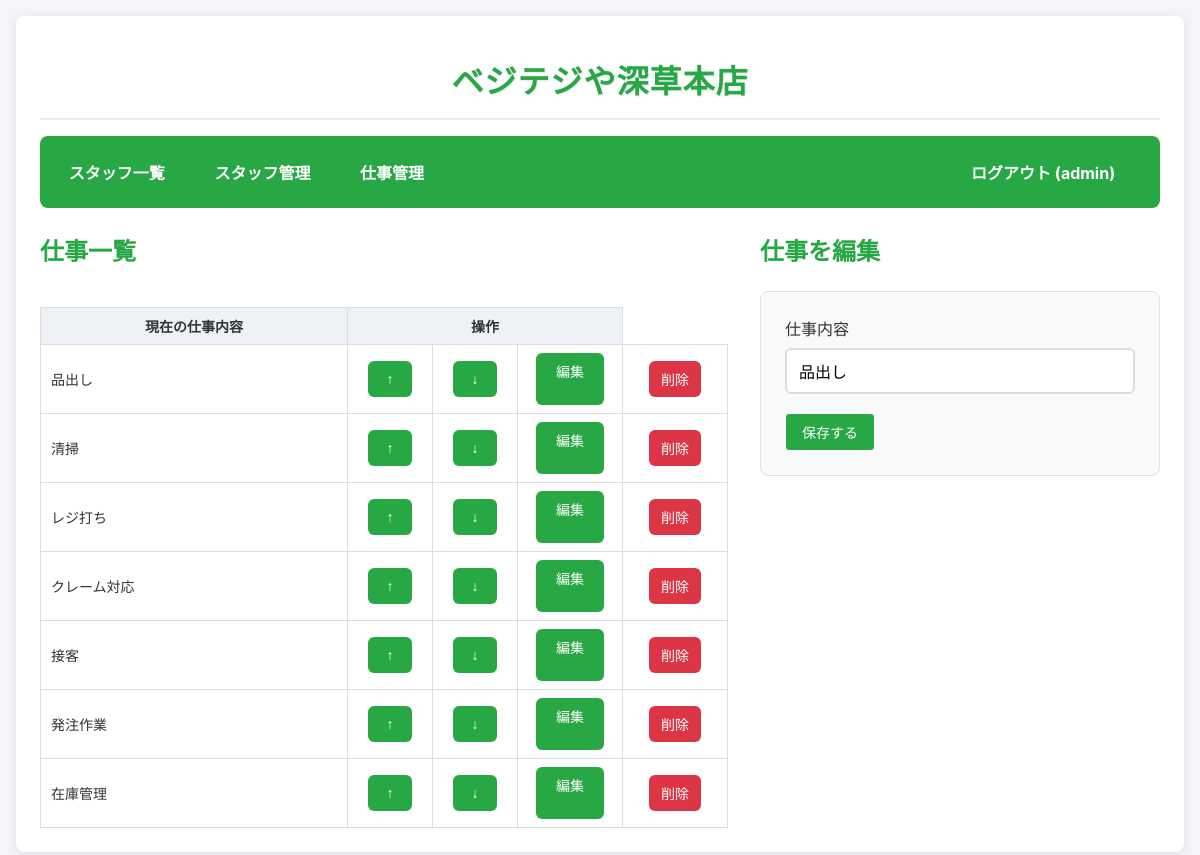
Screenshot of /admin/tasks/2 (signed in) with the database file from the repository.
### app.py (models this page shows, shortened)
class User(UserMixin, db.Model):
    id = db.Column(db.Integer, primary_key=True)
    username = db.Column(db.String(80), unique=True, nullable=False)
    password_hash = db.Column(db.String(120), nullable=False)
    role = db.Column(db.String(80), nullable=False, default='staff')
    is_first_login = db.Column(db.Boolean, default=True)
    order_index = db.Column(db.Integer, default=0)
    skills = db.relationship('UserSkill', backref='user', cascade="all, delete-orphan")

class Task(db.Model):
    id = db.Column(db.Integer, primary_key=True)
    name = db.Column(db.String(120), nullable=False, unique=True)
    order_index = db.Column(db.Integer, default=0)

### app.py (the view, shortened to what this page needs)
@app.route('/admin/tasks', methods=['GET', 'POST'])
@app.route('/admin/tasks/<int:task_id>', methods=['GET', 'POST'])
@admin_required
def manage_tasks(task_id=None):
    task_to_edit = Task.query.get(task_id) if task_id else None
    form = TaskForm(obj=task_to_edit)
    tasks = Task.query.order_by(Task.order_index, Task.id).all()
    return render_template('admin_tasks.html', tasks=tasks, form=form)

### app.py
class TaskForm(FlaskForm):
    name = StringField('仕事内容', validators=[DataRequired(), Length(max=120)])
    submit = SubmitField('保存する')

### app.py (called while the page is built)
@login_manager.user_loader
def load_user(user_id):
    return User.query.get(int(user_id))

def admin_required(f):
    @wraps(f)
    @login_required
    def decorated_function(*args, **kwargs):
        if current_user.role != 'admin':
            flash('このページにアクセスする権限がありません。')
            return redirect(url_for('dashboard'))
        return f(*args, **kwargs)
    return decorated_function

### templates/admin_tasks.html (shortened to what this page needs)
{% extends "base.html" %}
{% block content %}
  <div class="tasks-layout">
    <div class="tasks-section">
      <h2>仕事一覧</h2>
      <div class="desktop-task-table">
        <div class="table-container">
          <table>
            <thead>
              <tr>
                <th>現在の仕事内容</th>
                <th colspan="3">操作</th>
              </tr>
            </thead>
            <tbody id="desktop-task-list">
              {% for task in tasks %}
              <tr data-task-id="{{ task.id }}">
                <td style="text-align: left; padding-left: 10px;">{{ task.name }}</td>
                <td style="width: 60px;">
                  <button onclick="moveTaskDesktop({{ task.id }}, 'up')" class="btn btn-small" {% if loop.first %}disabled{% endif %}>↑</button>
                </td>
                <td style="width: 60px;">
                  <button onclick="moveTaskDesktop({{ task.id }}, 'down')" class="btn btn-small" {% if loop.last %}disabled{% endif %}>↓</button>
                </td>
                <td style="width: 80px;">
                  <a href="{{ url_for('manage_tasks', task_id=task.id) }}" class="btn btn-small">編集</a>
                </td>
                <td style="width: 80px;">
                  <form action="{{ url_for('delete_task', task_id=task.id) }}" method="post" onsubmit="return confirm('この仕事を削除すると、全ユーザーの関連スキルデータも削除されます。本当によろしいですか？');">
                    <input type="submit" value="削除" class="btn btn-danger btn-small">
                  </form>
                </td>
              </tr>
              {% endfor %}
            </tbody>
          </table>
        </div>
      </div>
    </div>
    <div class="add-task-section">
      {% if form.name.data %}
        <h2>仕事を編集</h2>
      {% else %}
        <h2>新しい仕事を追加</h2>
      {% endif %}
      <form method="POST" class="add-task-form">
        <div class="form-group">
          {{ form.name.label }}
          {{ form.name() }}
        </div>
        {{ form.submit(class="btn btn-custom-primary-small") }}
      </form>
    </div>
  </div>
{% endblock %}

### templates/base.html (shortened to what this page needs)
<!doctype html>
<html lang="ja">
  <head>
  </head>
  <body>
    <div class="container">
      {% if current_user.is_authenticated %}
      <div class="site-header">
        <h1 class="site-title">ベジテジや深草本店</h1>
      </div>
      {% endif %}
     <nav>
        {% if current_user.is_authenticated %}
          <div class="nav-left">
            <a href="{{ url_for('dashboard') }}">スタッフ一覧</a>
            {% if current_user.role == 'admin' %}
              <a href="{{ url_for('manage_users') }}">スタッフ管理</a>
              <a href="{{ url_for('manage_tasks') }}">仕事管理</a>
            {% endif %}
          </div>
          <div class="nav-right">
            <a href="{{ url_for('logout') }}">ログアウト ({{ current_user.username }})</a>
          </div>
        {% endif %}
      </nav>
      {% block content %}{% endblock %}
    </div>
  </body>
</html>

### templates/base.html (style rules this page uses)
body { font-family: -apple-system, BlinkMacSystemFont, 'Segoe UI', Roboto, sans-serif; margin: 0; padding: 1em; background-color: #f4f4f9; color: #333; font-size: 16px; }
.site-header { text-align: center; margin-bottom: 1em; padding: 1em 0; border-bottom: 2px solid #e9ecef; }
.site-title { margin: 0; color: #28a745; font-size: 2em; font-weight: bold; text-shadow: 1px 1px 2px rgba(0,0,0,0.1); letter-spacing: 1px; }
nav { background-color: #28a745; padding: 1em; border-radius: 8px; margin-bottom: 1.5em; display: flex; flex-wrap: wrap; align-items: center; justify-content: space-between; }
nav a { color: white !important; text-decoration: none; margin-right: 1em; font-weight: bold; padding: 0.5em 0.8em; border-radius: 4px; transition: background-color 0.2s; }
.nav-left { display: flex; flex-wrap: wrap; gap: 0.5em; }
.nav-right { margin-left: auto; }
.container { max-width: 1200px; margin: 0 auto; background: white; padding: 1.5em; border-radius: 8px; box-shadow: 0 2px 10px rgba(0,0,0,0.1); }
h1, h2 { color: #28a745; margin-top: 0; }
.table-container { overflow-x: auto; -webkit-overflow-scrolling: touch; }
table { width: 100%; border-collapse: collapse; margin-top: 1em; min-width: 600px; }
th, td { border: 1px solid #ddd; padding: 8px 12px; text-align: center; font-size: 14px; }
th { background-color: #eef2f7; position: sticky; top: 0; z-index: 10; }
.form-group { margin-bottom: 1.2em; }
.form-group label { display: block; margin-bottom: 0.5em; font-weight: 500; }
.form-group input, .form-group select { width: 100%; padding: 12px; box-sizing: border-box; border: 2px solid #ddd; border-radius: 6px; font-size: 16px; transition: border-color 0.2s; }
.btn { padding: 12px 20px; background-color: #28a745; color: white; border: none; border-radius: 6px; cursor: pointer; text-decoration: none; display: inline-block; font-size: 16px; font-weight: 500; text-align: center; transition: background-color 0.2s; min-height: 44px; min-width: 44px; }
.btn-danger { background-color: #dc3545; }
.btn-small { padding: 8px 12px; font-size: 14px; min-height: 36px; }

### templates/admin_tasks.html (style rules this page uses)
.tasks-layout { display: grid; grid-template-columns: 1fr 400px; gap: 2em; align-items: start; }
.tasks-section h2, .add-task-section h2 { margin-top: 0; margin-bottom: 1em; }
.desktop-task-table { display: block; }
.add-task-form { background: #f8f9fa; padding: 1.5em; border-radius: 8px; border: 1px solid #dee2e6; }
.btn-custom-primary-small { background-color: #28a745 !important; border-color: #28a745 !important; color: white !important; padding: 8px 16px !important; font-size: 14px !important; border-radius: 4px !important; text-decoration: none !important; border: 1px solid !important; cursor: pointer !important; min-height: auto !important; }

### rows the page displays
User: username "admin"
Task: name "品出し"
Task: name "清掃"
Task: name "レジ打ち"
Task: name "クレーム対応"
Task: name "接客"
Task: name "発注作業"
Task: name "在庫管理"
